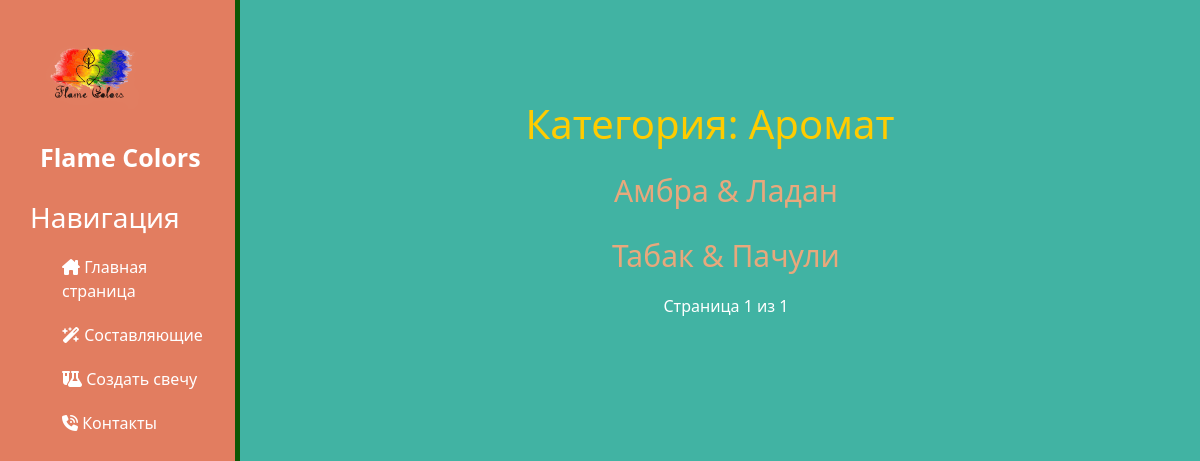
The page /aromat/ on the database as committed earlier.
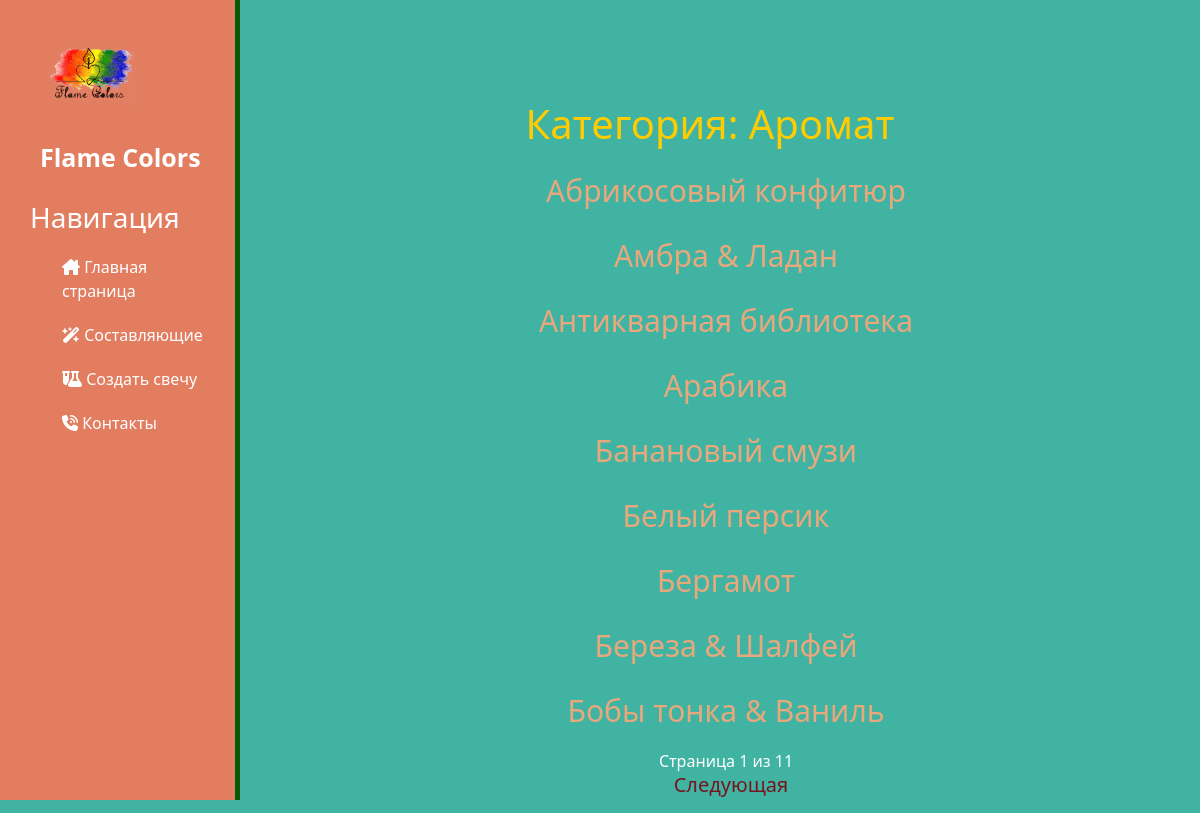
The same page on the database as committed later.
### Svecha/models.py (models this page shows, shortened)
class Ingredients(models.Model):
    name = models.CharField(max_length=150, db_index=True, verbose_name='Ингредиент')
    slug = models.SlugField(max_length=150, unique=True)
    class Meta:
        ordering = ('name',)
        verbose_name = 'Ингредиент'
        verbose_name_plural = 'Ингредиенты'
    def __str__(self):
        return self.name

class Product(models.Model):
    ingredients = models.ForeignKey(Ingredients, related_name='ingredients', on_delete=models.CASCADE, verbose_name='Ингредиент')
    name = models.CharField(max_length=200, db_index=True, verbose_name='Наименование')
    slug = models.SlugField(max_length=200, db_index=True)
    image = models.ImageField(upload_to='products/%Y/%m/%d', blank=True, verbose_name='Фото')
    description = models.TextField(blank=True, verbose_name='Описание')
    primechanie = models.TextField(blank=True, verbose_name='Примечание')
    updated = models.DateTimeField(auto_now=True)
    class Meta:
        ordering = ('name',)
        index_together = (('id', 'slug'),)
        verbose_name = 'Составляющее'
        verbose_name_plural = 'Составляющие'

### Svecha/views.py (the view)
# urls.py: path('<slug:category_slug>/', views.Ingredient_list, name='Ingredient_list'),
def Ingredient_list(request, category_slug=None):
    category = None
    ingredients = Ingredients.objects.all()
    products = Product.objects.all()
    if category_slug:
        category = get_object_or_404(Ingredients, slug=category_slug)
        products = products.filter(ingredients=category)
    paginator = Paginator(products, 9)
    page = request.GET.get('page')
    try:
        page_obj = paginator.get_page(page)
    except PageNotAnInteger:
        page_obj = paginator.page(1)
    except EmptyPage:
        page_obj = paginator.page(paginator.num_pages)
    context = {"page_obj": page_obj, 'category': category, 'ingredients': ingredients, 'products': products, }
    return render(request, 'ingredients/Ingredient_list.html', context,)

### Svecha/templates/ingredients/Ingredient_list.html (shortened to what this page needs)
{% extends "base_generic.html" %}
{% block content %}
<div class="features">
    <h2 >  Категория: {{ category}} </h2>
    <ul>
        {% for product in page_obj %}
        <a href="{% url 'Svecha:ingredients_detail' product.id product.slug  %}"><li>{{ product.name}} </li> </a>
        {% endfor %}
    </ul>
    <ul>
            Страница {{ page_obj.number }} из {{ page_obj.paginator.num_pages }}
        {% if page_obj.has_next %}
            <a href="?page={{ page_obj.next_page_number }}"><h4 >Следующая</h4> </a>
        {% endif %}
    </ul>
</div>
{% endblock %}

### Svecha/templates/base_generic.html (shortened to what this page needs)
<!doctype html>
<html lang="en">
<head>
    <link rel="stylesheet" href="https://cdn.jsdelivr.net/npm/bootstrap@5.2.3/dist/css/bootstrap.min.css" />
    {% load static %}
    <link rel="stylesheet" href="{% static 'css/styles.css' %}" />
    <link rel="stylesheet" href="https://use.fontawesome.com/releases/v6.4.2/css/all.css">
</head>
<body>
    <aside>
        <img src="{% static 'img/esdfsdfsdfsd-transformed.svg' %}" alt="Лого">
        <span class="logo">Flame Colors</span>
        <h3>Навигация</h3>
        <ul>
            <a href="{% url 'Svecha:home' %}"><li><i class="fa-solid fa-house-chimney"></i> Главная страница</li></a>
            <a href="{% url 'Svecha:product_list' %}"><li><i class="fa-solid fa-wand-magic-sparkles"></i> Составляющие</li></a>
            <a href="{% url 'Svecha:sozdanie' %}"><li><i class="fa-solid fa-flask-vial"></i> Создать свечу</li></a>
            <a href=""><li><i class="fa-solid fa-phone-volume"></i> Контакты</li></a>
        </ul>
    </aside>
    <main>
        {% block content %}
        {% endblock %}
    </main>
</body>
</html>

### Svecha/static/css/styles.css (style rules this page uses)
body { background : #41B3A3; }
aside { float: left; background : #E27D60; width: 20%; padding: 2.5%; height: 100vh; color: #fff; border-right: 5px solid #0c5705; }
aside img { width: 120px; float: left; }
aside .logo { font-size: 25px; margin-left: 10px; font-weight: bold; position: relative; top: 25px; }
aside h3 { margin-top: 50px; font-size: 28px; }
aside ul { list-style: none; }
aside ul li { color: #fff; display: block; margin-top: 20px; transition: transform .6s ease; text-decoration: none; }
a { text-decoration: none; }
main .features { float: left; color: #fff; margin-top: 100px; margin-left: 20px; text-align: center; width: 75%; }
main .features h2 { font-size: 40px; color: #FFCC00; }
main .features h4 { color: #75151e; display: block; margin-left: 10px; transition: transform .6s ease; text-decoration: none; font-size: 20px; }
main .features li { color: #E8A87C; display: block; margin-top: 20px; transition: transform .6s ease; text-decoration: none; font-size: 30px; }

Rows that differ between the two databases and show on the page:
removed Product: name "Табак & Пачули"
added Product: name "Абрикосовый конфитюр"
added Product: name "Антикварная библиотека"
added Product: name "Арабика"
added Product: name "Банановый смузи"
added Product: name "Белый персик"
added Product: name "Бергамот"
added Product: name "Береза & Шалфей"
added Product: name "Бобы тонка & Ваниль"
Other text that changed with them:
{{ page_obj.paginator.num_pages }}: "1" → "11"
text now shown: "Следующая"
